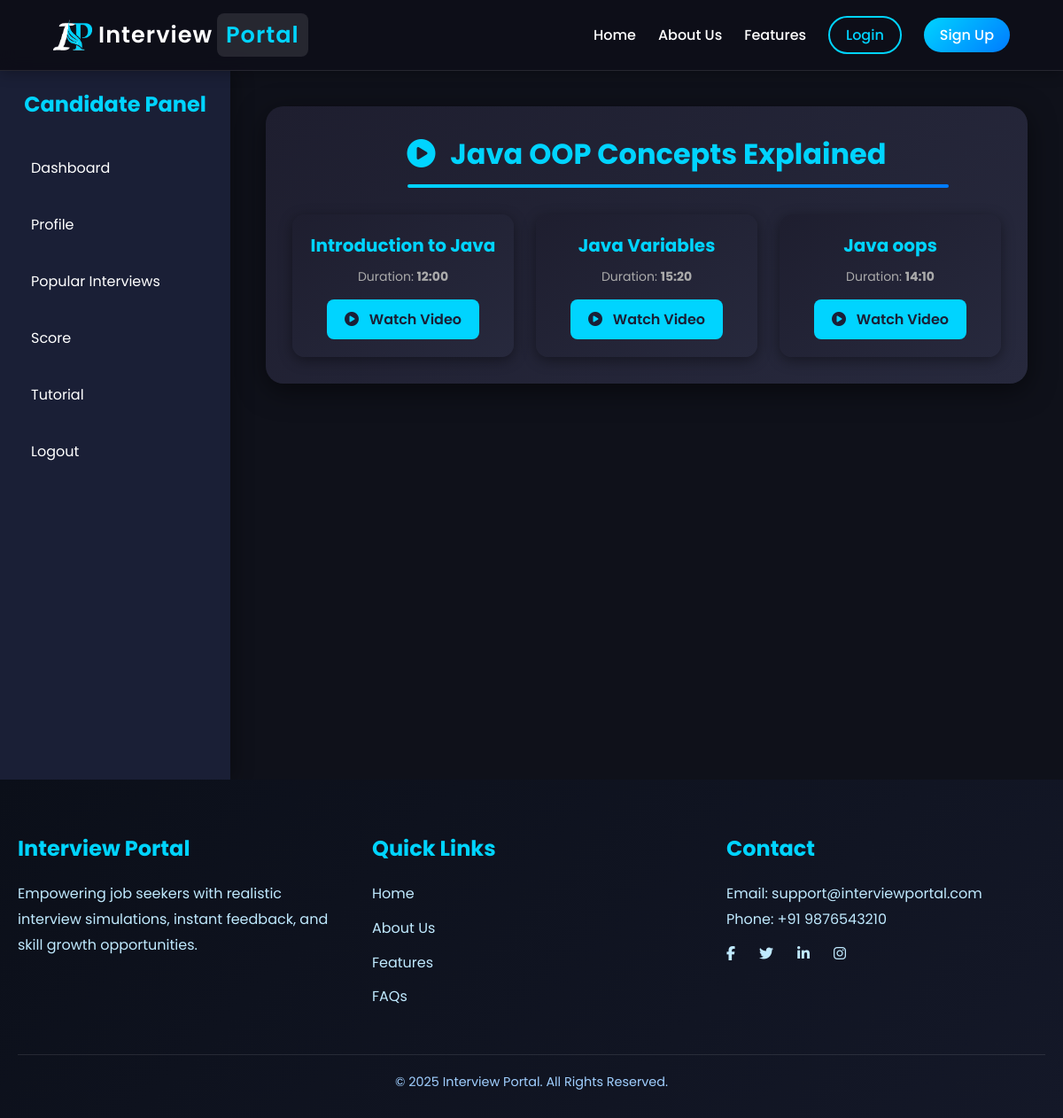
Page /watch.php?id=1 on the committed database.
### tables this page shows
CREATE TABLE `tutorials` (
  `id` int(11) NOT NULL,
  `title` varchar(255) NOT NULL,
  `description` text NOT NULL,
  `thumbnail` varchar(255) NOT NULL,
  `duration` varchar(20) NOT NULL,
  `questions_count` int(11) DEFAULT 0,
  `created_at` timestamp NOT NULL DEFAULT current_timestamp()
);

CREATE TABLE `tutorial_subtopics` (
  `id` int(11) NOT NULL,
  `tutorial_id` int(11) NOT NULL,
  `title` varchar(255) NOT NULL,
  `video_url` varchar(500) NOT NULL,
  `duration` varchar(50) DEFAULT NULL,
  `created_at` timestamp NOT NULL DEFAULT current_timestamp()
);

### watch.php (the view, shortened to what this page needs)
<?php
include 'header.php';
$tutorial_id = $_GET['id'];
$tut_stmt = $conn->prepare("SELECT * FROM tutorials WHERE id=?");
$tut_stmt->bind_param("i",$tutorial_id);
$tut_stmt->execute();
$tut_res = $tut_stmt->get_result();
$tutorial = $tut_res->fetch_assoc();
$sub_stmt = $conn->prepare("SELECT * FROM tutorial_subtopics WHERE tutorial_id=? ORDER BY created_at ASC");
$sub_stmt->bind_param("i",$tutorial_id);
$sub_stmt->execute();
$sub_res = $sub_stmt->get_result();
$subtopics = $sub_res->fetch_all(MYSQLI_ASSOC);
?>
<div class="dashboard-container">
    <?php include 'sidebar.php'; ?>
    <main class="main-content">
        <div class="card">
            <div class="profile-header">
                <h1><i class="fa fa-play-circle"></i> <?= htmlspecialchars($tutorial['title']); ?></h1>
            </div>
            <div class="subtopic-grid">
                <?php if(!empty($subtopics)): ?>
                    <?php foreach($subtopics as $sub): ?>
                        <div class="subtopic-card">
                            <h3><?= htmlspecialchars($sub['title']); ?></h3>
                            <p>Duration: <strong><?= htmlspecialchars($sub['duration']); ?></strong></p>
                            <a href="play.php?sub_id=<?= $sub['id']; ?>" class="play-btn">
                                <i class="fa fa-play-circle"></i> Watch Video
                            </a>
                        </div>
                    <?php endforeach; ?>
                <?php else: ?>
                    <p style="color:#fff;text-align:center;">No subtopics available.</p>
                <?php endif; ?>
            </div>
        </div>
    </main>
</div>
<?php include 'footer.php'; ?>

### header.php (style rules this page uses)
* { margin: 0; padding: 0; box-sizing: border-box; font-family: 'Poppins', sans-serif; }
html, body { width: 100%; min-height: 100%; background: #0b0f19; color: #fff; scroll-behavior: smooth; }
a { text-decoration: none; color: inherit; }
body { padding-top: 80px; }

### watch.php (style rules this page uses)
.dashboard-container { display: flex; min-height: 100vh; background: #0f111a; font-family: 'Poppins', sans-serif; }
.main-content { flex-grow: 1; padding: 40px; }
.card { background: linear-gradient(145deg,#1e1e2f,#27293d); padding: 30px; border-radius: 20px; box-shadow: 0 8px 30px rgba(0,0,0,0.5); color: #fff; }
.profile-header { text-align: center; margin-bottom: 30px; }
.profile-header h1 { font-size: 32px; color: #00d4ff; position: relative; display: inline-block; font-weight: 700; }
.profile-header h1 i { margin-right: 10px; }
.profile-header h1::after { content: ''; display: block; width: 113%; height: 4px; background: linear-gradient(to right, #00d4ff, #007bff); margin: 10px auto 0; border-radius: 2px; }
.subtopic-grid { display: grid; grid-template-columns: repeat(auto-fit, minmax(250px, 1fr)); gap: 25px; }
.subtopic-card { background: linear-gradient(145deg, #1e1e2f, #27293d); padding: 20px; border-radius: 14px; box-shadow: 0 4px 15px rgba(0,0,0,0.4); transition: transform 0.3s ease, box-shadow 0.3s ease; text-align: center; }
.subtopic-card h3 { font-size: 20px; margin-bottom: 10px; color: #00d4ff; }
.subtopic-card p { font-size: 14px; color: #aaa; margin-bottom: 15px; }
.play-btn { display: inline-block; padding: 10px 20px; background: #00d4ff; color: #1a1f36; font-weight: 600; border-radius: 8px; text-decoration: none; transition: all 0.3s ease; }
.play-btn i { margin-right: 8px; }

### rows in the picture
tutorials: title "Java OOP Concepts Explained"
tutorial_subtopics: title "Introduction to Java", duration "12:00"
tutorial_subtopics: title "Java Variables", duration "15:20"
tutorial_subtopics: title "Java oops", duration "14:10"

### other values in the picture
$title "Dashboard"
$title "Profile"
$title "Popular Interviews"
$title "Score"
$title "Tutorial"
$title "Logout"
